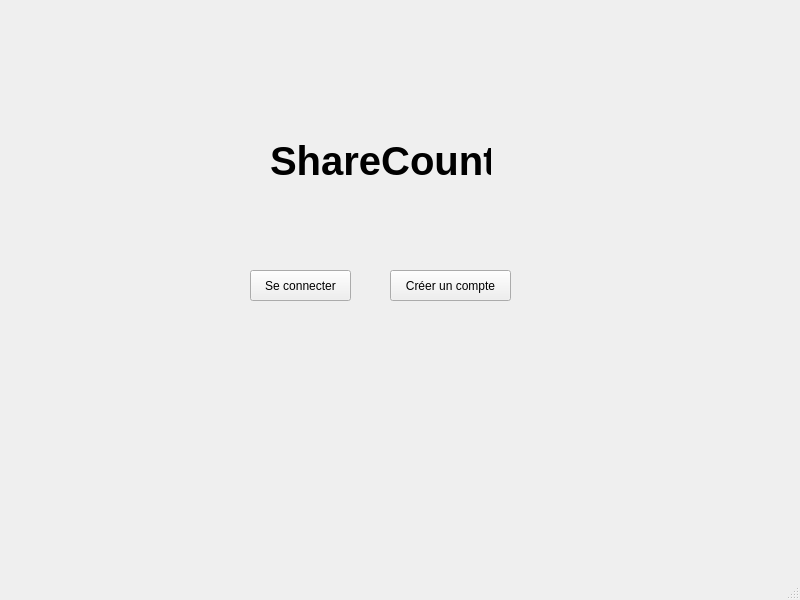
<?xml version="1.0" encoding="UTF-8"?>
<ui version="4.0">
 <class>MainWindow</class>
 <widget class="QMainWindow" name="MainWindow">
  <property name="geometry">
   <rect>
    <x>0</x>
    <y>0</y>
    <width>800</width>
    <height>600</height>
   </rect>
  </property>
  <property name="windowTitle">
   <string>MainWindow</string>
  </property>
  <widget class="QWidget" name="centralwidget">
   <widget class="QPushButton" name="pushButton">
    <property name="geometry">
     <rect>
      <x>250</x>
      <y>270</y>
      <width>101</width>
      <height>31</height>
     </rect>
    </property>
    <property name="text">
     <string>Se connecter</string>
    </property>
   </widget>
   <widget class="QLabel" name="label">
    <property name="geometry">
     <rect>
      <x>270</x>
      <y>110</y>
      <width>221</width>
      <height>101</height>
     </rect>
    </property>
    <property name="font">
     <font>
      <pointsize>30</pointsize>
      <weight>75</weight>
      <bold>true</bold>
     </font>
    </property>
    <property name="text">
     <string>ShareCount</string>
    </property>
   </widget>
   <widget class="QPushButton" name="pushButton_2">
    <property name="geometry">
     <rect>
      <x>390</x>
      <y>270</y>
      <width>121</width>
      <height>31</height>
     </rect>
    </property>
    <property name="text">
     <string>Créer un compte</string>
    </property>
   </widget>
  </widget>
  <widget class="QMenuBar" name="menubar">
   <property name="geometry">
    <rect>
     <x>0</x>
     <y>0</y>
     <width>800</width>
     <height>22</height>
    </rect>
   </property>
  </widget>
  <widget class="QStatusBar" name="statusbar"/>
 </widget>
 <resources/>
 <connections/>
</ui>
